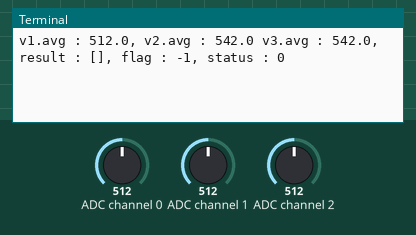
Bench run of a program on a simulated Raspberry Pi (BCM pin numbers). Shown: the last lines printed to the terminal. The test bench sets the inputs (shaded band); at power-on: ADC channel 0 = 512, ADC channel 1 = 512, ADC channel 2 = 512 (analog values on the 0–1023 scale). No MQTT or app messages arrive unless stated.

Above: at 1.2 s.
1.3 s: ADC channel 0 set to 583
At 2.4 s:
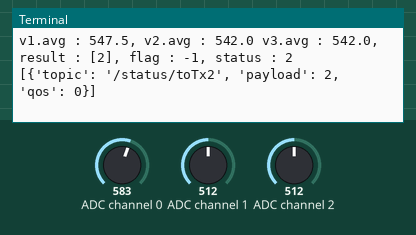
4.3 s: ADC channel 0 set to 610
At 4.3 s:
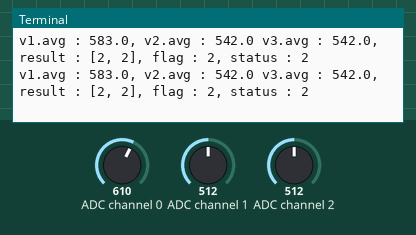
Timing chart, 0 to 7.3 s (numbered marks = the images above; inputs shaded):
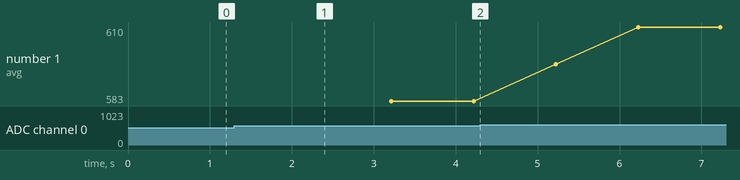

The program:

control_test.py
```python
import RPi.GPIO as GPIO
import time
import spidev
import paho.mqtt.publish as publish

GPIO.setmode(GPIO.BCM)
spi = spidev.SpiDev()
spi.open(0,0)
spi.max_speed_hz = 50000

brokerIP = '192.168.0.117'
D = 600
allow_gap = 80
location_gap = 30
SIZE = 2
#base v1
result = list()
flag = -1
class sensor:
    def __init__(self):
        self.arr = list()
    def append(self, x):
        self.arr.append(x)
    def get_avg(self):
        return sum(self.arr)/SIZE
    def pop(self):
        self.arr.pop(0)

def read_spi_adc(adcChannel):
    adcValue = 0
    buff = spi.xfer2([1,(8+adcChannel)<<4,0])
    adcValue = ((buff[1]&3)<<8)+buff[2]
    return adcValue

def determin(v1,v2,v3):
    global status
    global result
    global flag
    print("v1.avg : {}, v2.avg : {} v3.avg : {}, result : {}, flag : {}, status : {}".format(v1,v2,v3,result,flag,status))
    #if -> first and is or
    #1->down, 2->up, 0->stop
    if(abs(v1-v2)>allow_gap or abs(v1-v3)>allow_gap and hasPeople == True):#down
        status = 1
    if(abs(v1-v3)<allow_gap and abs(v1-v2)<allow_gap and hasPeople == True):#stop
        status = 0
    elif(hasPeople == False):#up
        status = 2
    result.append(status)
    if(len(result)>2):#만약 길이가3보다크다면
        result.pop(0)
    if(flag != status and sum(result)/SIZE==status):
        flag = status
        msgs = [
            {
            'topic' : '/status/toTx2',
            'payload' : flag,
            'qos' : 0
        }
        ]
        print(msgs)
        publish.multiple(msgs,hostname=brokerIP)
    #if(flag != status and sum(result)/SIZE==status):
    #    flag = status
    #    msgs = [
    #        {
    #        'topic' : '/test',
    #        'payload' : flag,
    #        'qos' : 0
    #    }
    #    ]
    #    publish.multiple(msgs,hostname=brokerIP)
    #send_msg()


sensor1 = sensor()
sensor2 = sensor()
sensor3 = sensor()
try:
    hasPeople = False
    status = 0 #1 down 0 stop 2 up
    while True:
        v1 = read_spi_adc(0)
        v2 = read_spi_adc(1)
        v3 = read_spi_adc(2)
        v2 = v2 + location_gap
        v3 = v3 + location_gap
        if(len(sensor1.arr)==SIZE):
            if(sensor1.get_avg()>D):
                hasPeople = True
            else:
                hasPeople = False
            determin(sensor1.get_avg(),sensor2.get_avg(),sensor3.get_avg())
            sensor1.pop()
            sensor2.pop()
            sensor3.pop()
        else:
            sensor1.append(v1)
            sensor2.append(v2)
            sensor3.append(v3)
        time.sleep(0.5)
finally:
    GPIO.cleanup()
    spi.close()
```

Measured:
- the behaviour switches between 600 and 601 on ADC channel 0 (found by bisection; images 1 and 2)
- after the input at 1.3 s, the terminal: prints a new line after 0.71 s (image 1)
- plotted number 1: 583 → 610 after the input at 4.3 s
